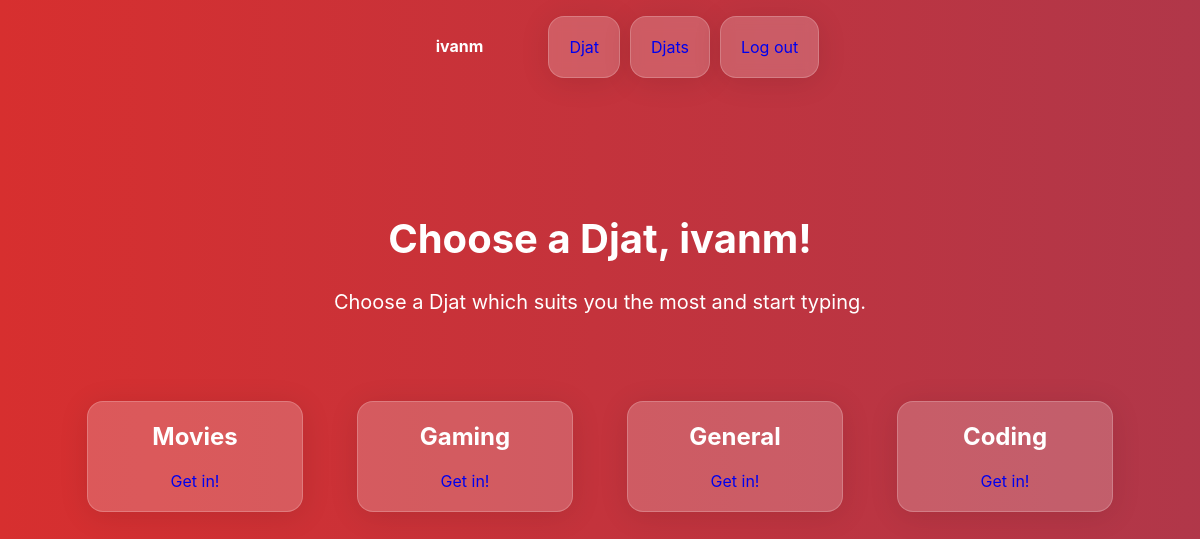
The app's page /rooms/ (signed in) with its own data.
### room/models.py (models this page shows)
class Room(models.Model):
    name = models.CharField(max_length=255)
    slug = models.SlugField(unique=True)

### room/views.py (the view)
# urls.py: path('rooms/', include('room.urls')),
@login_required # For function to work, user needs to be logged in.
def rooms(request):
    rooms = Room.objects.all()
    return render(request, 'room/rooms.html', {'rooms': rooms})

### room/templates/room/rooms.html (shortened to what this page needs)
{% extends 'chat/base.html' %}
{% block content %}
<div class = "frontpage2 animated fadeInUp animatedFadeInUp">
    <div>
        <h1>Choose a Djat, {{ request.user.username }}!</h1>
        <p>Choose a Djat which suits you the most and start typing.</p>
    </div>
    <div class = "rooms">
        {% for room in rooms %}
            <div class = "room">
                <div>
                    <h2>{{ room.name }}</h2>
                    <a class = "join-room" href="{% url 'room' room.slug %}">Get in!</a>
                </div>
            </div>
        {% endfor %}
    </div>
</div>
{% endblock %}

### chat/templates/chat/base.html (shortened to what this page needs)
<!DOCTYPE html>
<html>
    <head>
    </head>
    <body>
        <nav>
            {% if request.user.is_authenticated %}
            <ul class = "user">
                <li style = "color: white; font-weight: bold;">{{ request.user.username}}</li>
            </ul>
            {% endif %}
            <ul>
                <li class = "nav-items"><a href="/">Djat</a></li>
                {% if request.user.is_authenticated %}
                    <li class = "nav-items"><a href="/rooms/">Djats</a></li>
                    <li class = "nav-items"><a href="/logout/">Log out</a></li>
                {% else %}
                    <li class = "nav-items"><a href="/login/">Log in</a></li>
                    <li class = "nav-items"><a href="/signup/">Sign up</a></li>
                {% endif %}
            </ul>
        </nav>
            {% block content %}
            {% endblock %}
    </body>
</html>

### chat/templates/chat/base.html (style rules this page uses)
nav { display: flex; justify-content: center; }
ul { display: flex; list-style-type: none; }
ul li { padding: 20px; }
ul li a { text-decoration: none; }
.nav-items { background: rgba(255, 255, 255, 0.2); border-radius: 16px; box-shadow: 0 4px 30px rgba(0, 0, 0, 0.1); backdrop-filter: blur(6.2px); -webkit-backdrop-filter: blur(6.2px); border: 1px solid rgba(255, 255, 255, 0.2); justify-content: center; margin: 0px 5px 0px 5px; transition: 0.3s; }
.frontpage2 { text-align: center; width: 100%; margin-top: 10%; margin-bottom: 35%; }
h1 { font-size: 40px; color: white; }
h2 { color: white; }
p { font-size: 20px; color: white; margin: 0px 15px 0px 15px; }
body { font-family: Inter, -apple-system, BlinkMacSystemFont, "Segoe UI", Roboto, Oxygen, Ubuntu, Cantarell, "Fira Sans", "Droid Sans", "Helvetica Neue", sans-serif; background: linear-gradient(270deg, #3d4f98, #d72f2f); background-size: 400% 400%; width: 100%; top: 0; margin: 0 auto; -webkit-animation: AnimationName 30s ease infinite; -moz-animation: AnimationName 30s ease infinite; animation: AnimationName 30s ease infinite; }
.rooms { display: grid; grid-template-columns: 25% 25% 25% 25%; margin: 5%; }
.room { border-radius: 20px; margin: 10%; display: flex; align-items: center; justify-content: center; background: rgba(255, 255, 255, 0.2); border-radius: 16px; box-shadow: 0 4px 30px rgba(0, 0, 0, 0.1); backdrop-filter: blur(6.2px); -webkit-backdrop-filter: blur(6.2px); border: 1px solid rgba(255, 255, 255, 0.2); padding-bottom: 20px; transition: 0.3s; }
a.join-room { text-decoration: none; transition: 0.3s; display: block; }
::placeholder { color: white; }
.animated { animation-duration: 1s; animation-fill-mode: both; -webkit-animation-duration: 1s; -webkit-animation-fill-mode: both; }
.animatedFadeInUp { opacity: 0 }
.fadeInUp { opacity: 0; animation-name: fadeInUp; -webkit-animation-name: fadeInUp; }

### records on screen
Room: name "Movies"
Room: name "Gaming"
Room: name "General"
Room: name "Coding"

### other values on screen
{{ request.user.username }} "ivanm"
